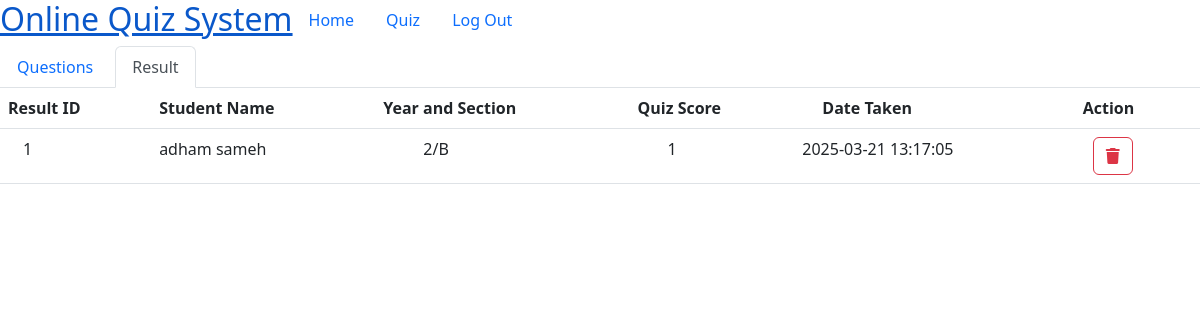
The page /result.php on the database its author committed.
### tables this page shows
CREATE TABLE `tb_result` (
  `result_id` int NOT NULL,
  `name` varchar(255) NOT NULL,
  `year_Section` text NOT NULL,
  `total_score` int DEFAULT NULL,
  `date_taken` timestamp NOT NULL
);

### result.php (the view, shortened to what this page needs)
<!DOCTYPE html>
<html lang="en">
<head>
    <link href="https://cdn.jsdelivr.net/npm/bootstrap@5.2.0-beta1/dist/css/bootstrap.min.css" rel="stylesheet"
>
    <link rel="stylesheet" href="./styles/quiz.scss">
</head>
<body>
    <section>
        <ul class="nav nav1 nav-underline">
        <li class="nav-item"><a href="teacher.php" class="logoAnchor" title="Home"><h2>Online Quiz System</h2></a></li>
            <li class="nav-item"><a  class="nav-link home " href="teacher.php" title="Home" > Home</a></li>
            <li class="nav-item"><a  class="nav-link  quiz" href="quiz.php" title="Quiz"> Quiz</a></li>
            <li class="nav-item"><a  class="nav-link logout" href="index.php" title="Log Out"> Log Out</a></li>
        </ul>
       <div class="mainBody">
       <ul class="nav nav2 nav-tabs">
            <li class="nav-item">
                <a class="nav-link res" style="margin-right:5px;" href="quiz.php" title="Questions">Questions</a>
            </li>
            <li class="nav-item">
                <a class="nav-link active " aria-current="page" title="Result"  href="result.php">Result</a>
            </li>
        </ul>
            <table class="table ">
                <thead>
                    <tr >
                        <th>Result ID</th>
                        <th>Student Name</th>
                        <th>Year and Section</th>
                        <th>Quiz Score</th>
                        <th style="translate:15px 0px">Date Taken</th>
                        <th style="translate:-10px 0px">Action</th>
                    </tr>
                </thead>
                <tbody>
                    <?php
                        require "db.php";
                        $select="SELECT * FROM tb_result";
                        if($result=$conn->query($select)){
                            while($row=$result->fetch_assoc()){
                                $resID=$row['result_id'];
                                $name=$row['name'];
                                $year=$row['year_Section'];
                                $score=$row['total_score'];
                                $date=$row['date_taken'];
                                ?>
                                <tr>
                                    <td style="translate:15px 0px"><?php echo $resID ?></td>
                                    <td><?php echo $name ?></td>
                                    <td style="translate:40px 0px"><?php echo $year ?></td>
                                    <td style="translate:30px 0px"><?php echo $score ?></td>
                                    <td style="translate:-5px 0px"><?php echo $date ?></td>
                                    <td><a href="delResult.php?id=<?php echo $resID?>"class="btn btn-outline-danger" title="Delete"><i class="fa-solid fa-trash"></i></a></td>
                                </tr>
                    <?php
                            }
                        }
                    ?>
                </tbody>
            </table>
         </div>
    </section>
</body>
</html>

### rows shown on the page
tb_result: result_id "1", name "adham sameh", year_Section "2/B", total_score "1", date_taken "2025-03-21 13:17:05"
